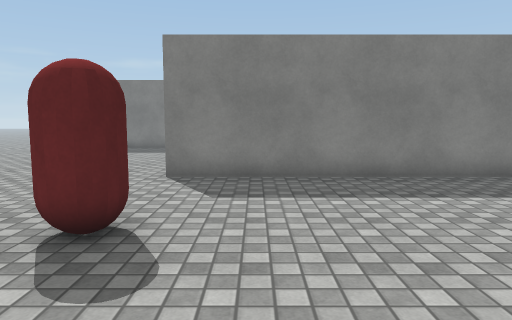
view 1 (above)

21 first-person views from a walk through a scene from a Unity 3-D project. The camera is 1.3 m above the floor, tilts 6° down and sees 70° across. The floor is counted in squares, 1 m on a side. Each view is taken from the middle of a square. On the plan, view 1 faces up. The plan holds only what a view shows up to about 15 squares ahead; the rest is blank. The place goes on beyond the plan. The player character is not drawn. Surface patterns are stand-ins for the level's own textures.

view 2
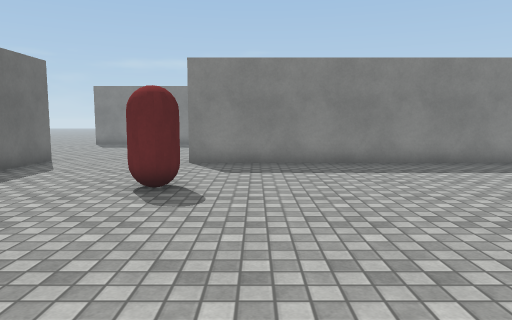

view 3
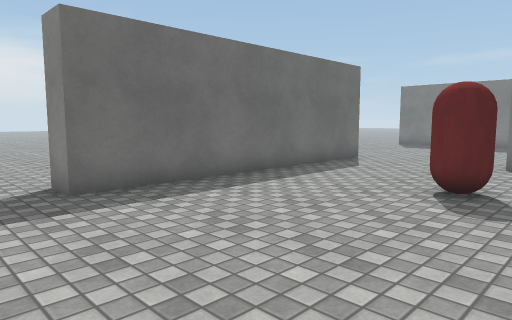

view 4
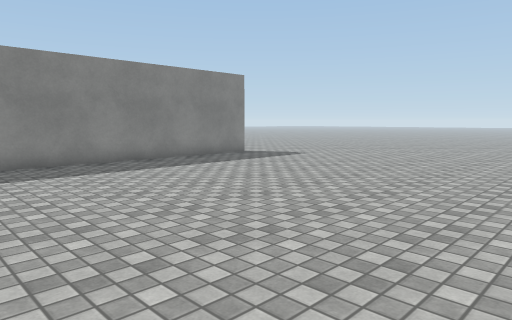

view 5
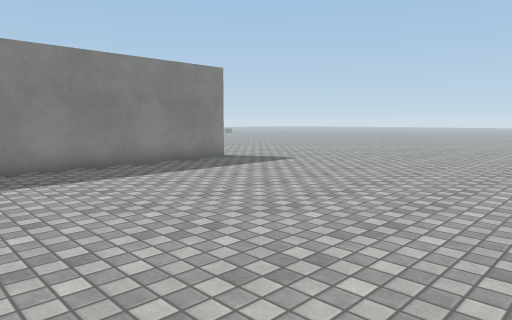

view 6
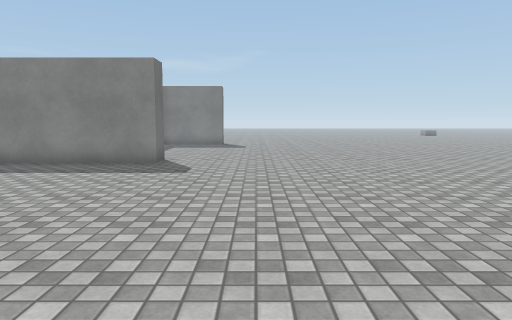

view 7
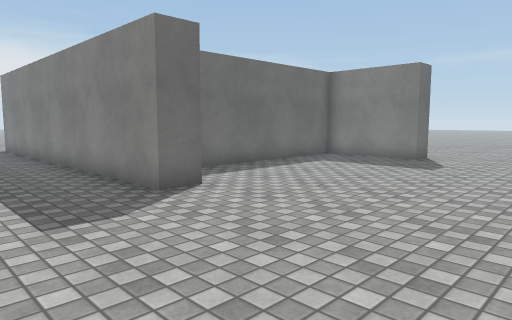

view 8
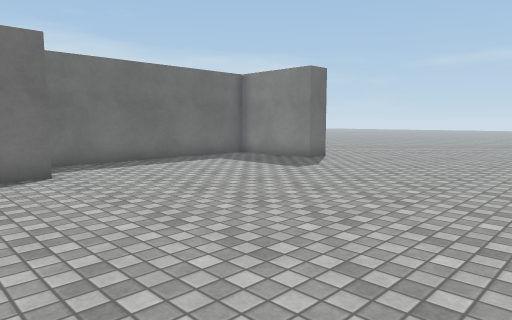

view 9
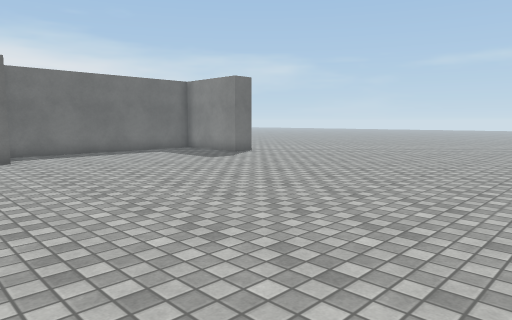

view 10
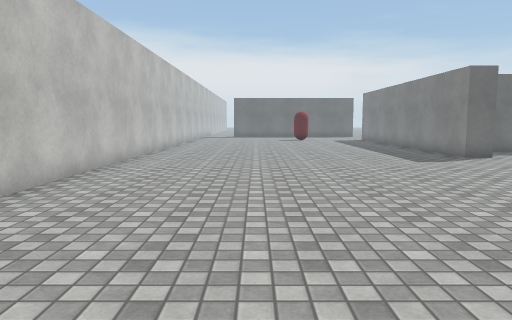

view 11
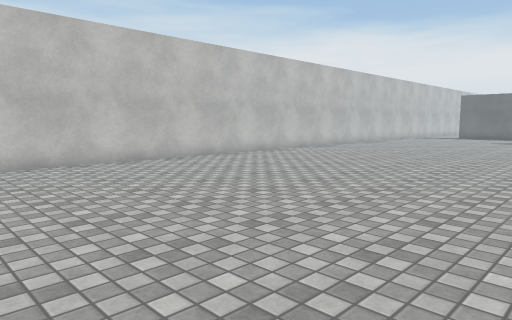

view 12
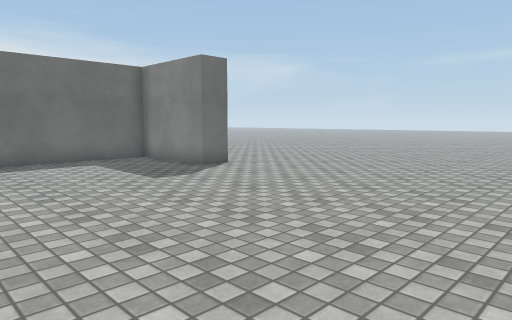

view 13
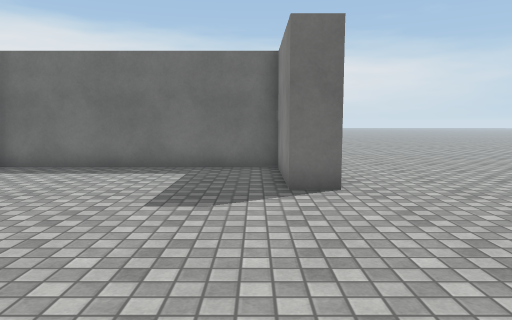

view 14
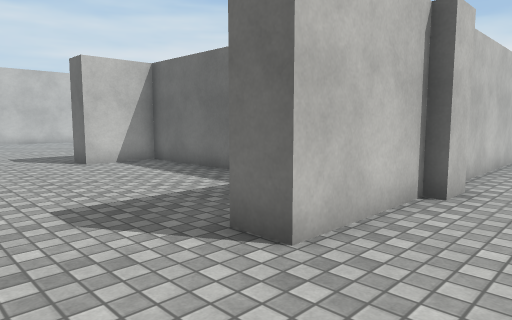

view 15
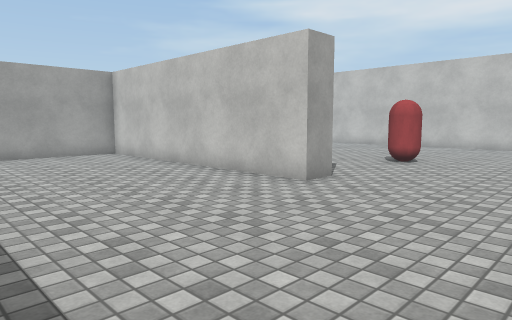

view 16
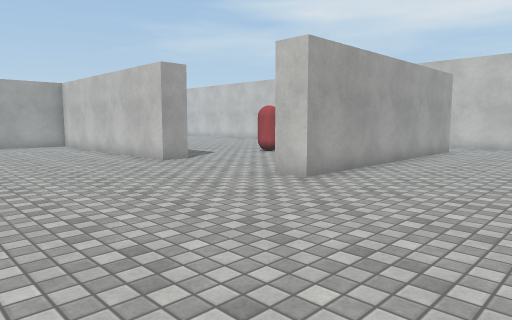

view 17
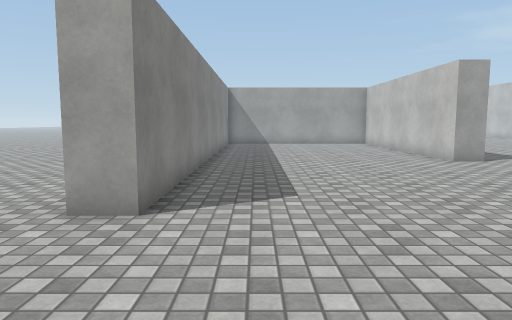

view 18
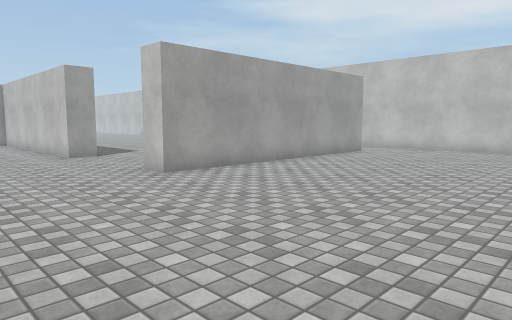

view 19
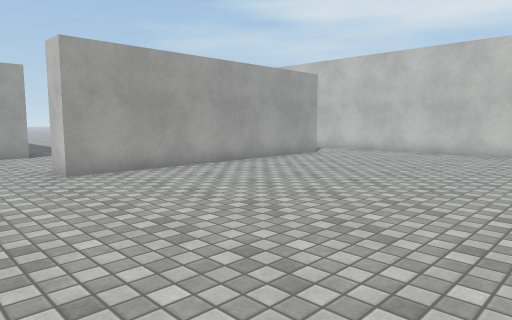

view 20
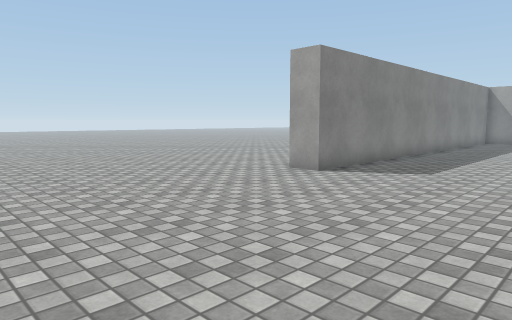

view 21
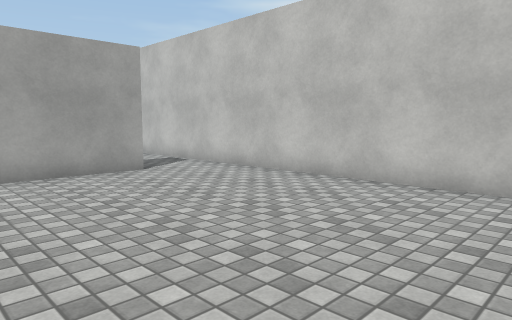

### Floor plan
Points are (right, up) in squares from view 1. A wall is a line through its corners. A room is listed if a view was taken in it or the views show most of it. See-through windows are left out.
Room 1 (views 1, 2, 3, 4, 5, 6, 7, 8, 9, 10, 11, 12, 13, 14, 15, 16, 17, 18, 19, 20, 21)
walls: (1.1, 17.6) (-9, 17.6) (-9, 18.8); (-6.8, 9.1) (-6.8, -0.8) (-7.8, -0.8) (-7.8, 9.1) (-6.8, 9.1); (1.4, 18.6) (6.1, 18.6); (7.5, 19) (8.6, 19); (8.6, 18.6) (12.1, 18.6) (12.1, 17.6) (8.6, 17.6) (8.6, 9.5) (10.8, 9.5) (10.8, 8.5) (-2.1, 8.5) (-2.1, 9.5) (7.5, 9.5) (7.5, 13.5); (8.9, -3.4) (22, -3.4); (-15.8, -3.4) (-3, -3.4)
objects: other object (-2, 4) to (-2, 5)

Positions as (right, up) in squares from view 1, and headings:
1: (0, 0), facing up
2: (0, -3), facing up
3: (0, -3), facing up-left
4: (0, -3), facing up-right
5: (2, -2), facing up-right
6: (14, -3), facing up
7: (17, 5), facing up-left
8: (20, 7), facing up-left
9: (24, 7), facing up-left
10: (24, 1), facing left
11: (24, 8), facing down-left
12: (21, 11), facing up-left
13: (19, 17), facing left
14: (15, 21), facing down-left
15: (-7, 16), facing down-right
16: (-13, 16), facing down-right
17: (-14, 16), facing right
18: (-16, 14), facing down-right
19: (-17, 12), facing down-right
20: (-17, 12), facing up-right
21: (-17, 4), facing down-right
